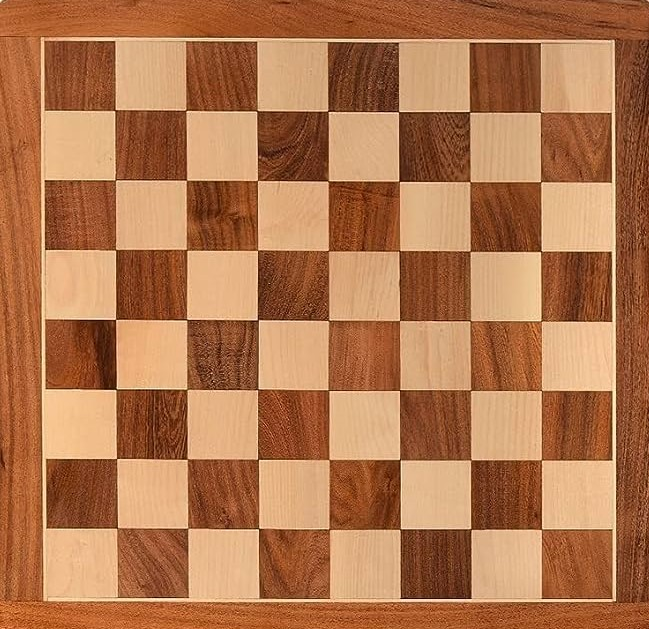
#> input picture Open_CV/Resources/flat_chess.jpg, 649 x 629 px
$ jupyter execute CorrenerDetection.ipynb   (shell and % lines are left out)
#> lines starting #> are read from the running program, lines starting #| are printed output that depends on the picture
[cell 1]
import cv2
import numpy as np
import matplotlib.pyplot as plt

[cell 2]
flat_chess = cv2.imread('Resources/flat_chess.jpg')
#> flat_chess is the input picture: shape (629, 649, 3); mean B, G, R 77.9, 117.8, 176.4
flat_chess = cv2.cvtColor(flat_chess, cv2.COLOR_BGR2RGB)

[cell 3]
plt.imshow(flat_chess)

[cell 4]
plt.imshow(flat_chess ,cmap='gray')

[cell 5]
flat_chess=cv2.cvtColor(flat_chess,cv2.COLOR_RGB2GRAY)
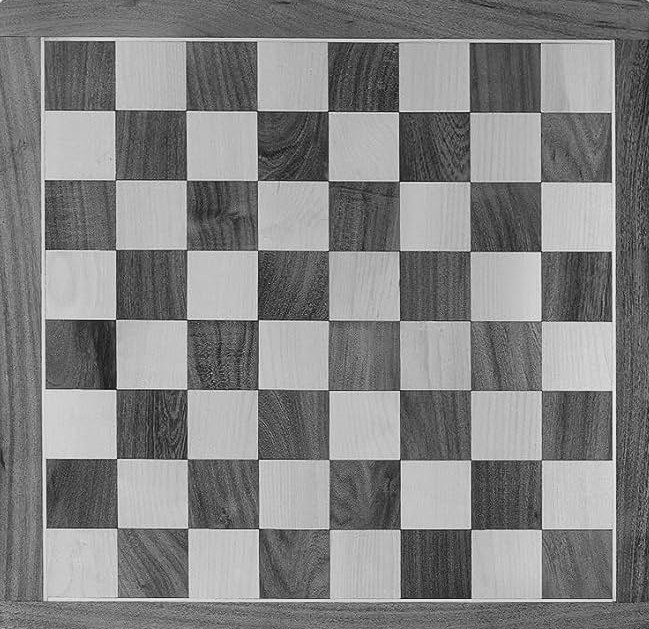
#> flat_chess: shape (629, 649); min 11, max 244, mean 130.8

[cell 6]
plt.imshow(flat_chess ,cmap='gray')

[cell 7]
import cv2
import numpy as np
import matplotlib.pyplot as plt

flat_chess = cv2.imread('Resources/flat_chess.jpg')
flat_chess = cv2.cvtColor(flat_chess, cv2.COLOR_BGR2RGB)

gray_flat_chess = cv2.cvtColor(flat_chess, cv2.COLOR_RGB2GRAY)
plt.imshow(gray_flat_chess ,cmap='gray')

[cell 8]
import cv2
import numpy as np
import matplotlib.pyplot as plt

flat_chess = cv2.imread('Resources/flat_chess.jpg')
flat_chess = cv2.cvtColor(flat_chess, cv2.COLOR_BGR2RGB)

gray_flat_chess = cv2.cvtColor(flat_chess, cv2.COLOR_RGB2GRAY)
plt.imshow(gray_flat_chess ,cmap='gray')

gray = np.float32(gray_flat_chess)
dst  = cv2.cornerHarris(src=gray ,blockSize=2,ksize=3,k=0.04)
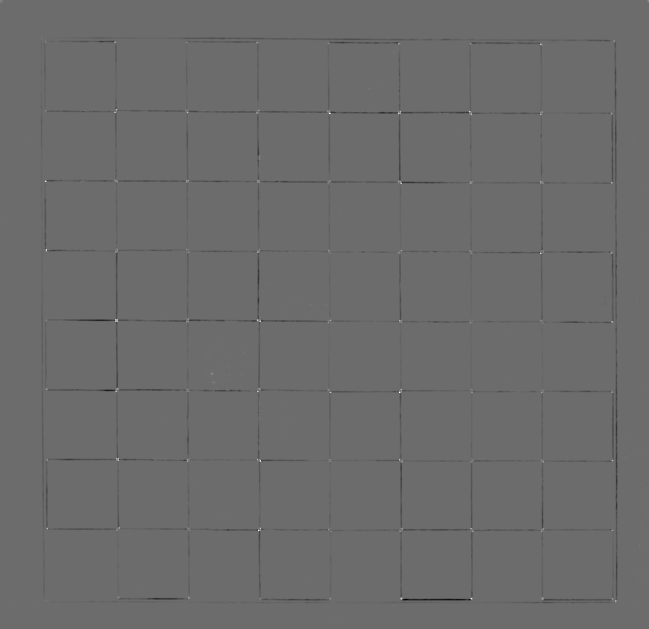
#> dst: shape (629, 649) float32; min -59916052, max 80959016, mean -349035.5; drawn with min black and max white
dst = cv2.dilate(dst,None)
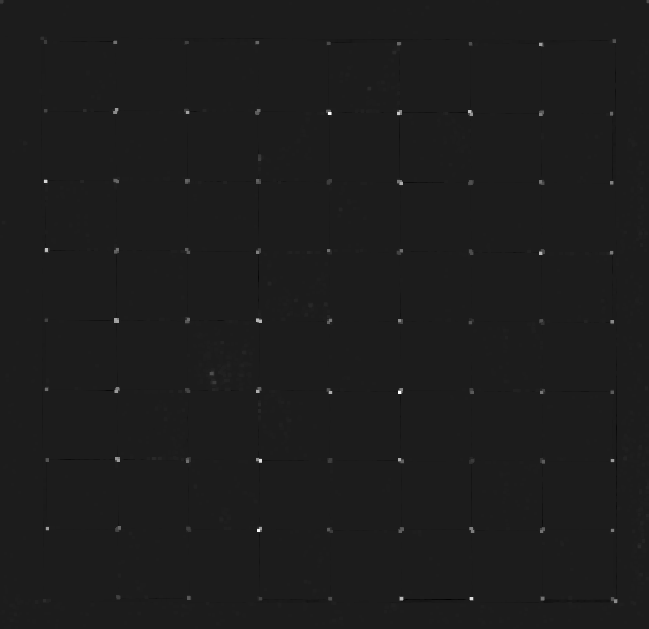
#> dst: shape (629, 649) float32; min -10115950, max 80959016, mean 144388.7; drawn with min black and max white
flat_chess[dst>0.01*dst.max()]=[255,0,0]
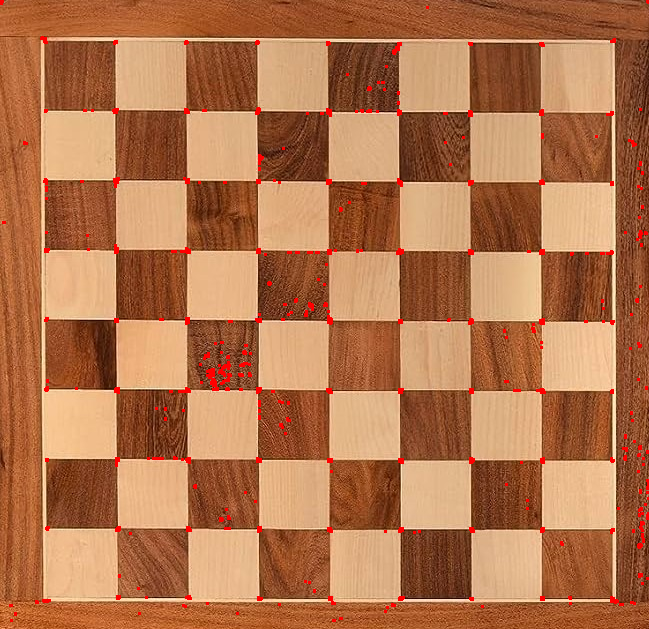
#> flat_chess: shape (629, 649, 3); mean R, G, B 177.8, 116.4, 77
plt.imshow(flat_chess)

[cell 9]
gray = np.float32(gray_flat_chess)
dst  = cv2.cornerHarris(src=gray ,blockSize=2,ksize=3,k=0.04)

[cell 10]
dst = cv2.dilate(dst,None)

[cell 11]
flat_chess[dst>0.01*dst.max()]=[255,0,0]

[cell 12]
plt.imshow(flat_chess)

[cell 13]
#cornerHarris method for correnr detection
import cv2
import numpy as np
import matplotlib.pyplot as plt

flat_chess = cv2.imread('Resources/flat.png')
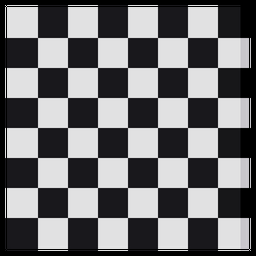
#> input picture Open_CV/Resources/flat.png, 256 x 256 px
#> flat_chess is the input picture: shape (256, 256, 3); mean B, G, R 114.2, 112, 112.5
flat_chess = cv2.cvtColor(flat_chess, cv2.COLOR_BGR2RGB)

gray_flat_chess = cv2.cvtColor(flat_chess, cv2.COLOR_RGB2GRAY)
plt.imshow(gray_flat_chess ,cmap='gray')

gray = np.float32(gray_flat_chess)
#> gray: shape (256, 256) float32
dst  = cv2.cornerHarris(src=gray ,blockSize=2,ksize=3,k=0.04)
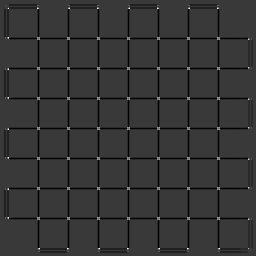
#> dst: shape (256, 256) float32; min -58694460, max 202014432, mean -3746058.5; drawn with min black and max white
dst = cv2.dilate(dst,None)
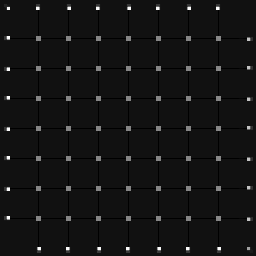
#> dst: shape (256, 256) float32; min -14559477, max 202014432, mean 2385069; drawn with min black and max white
flat_chess[dst>0.01*dst.max()]=[255,0,0]
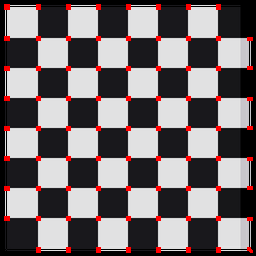
#> flat_chess: shape (256, 256, 3); mean R, G, B 117.3, 108.8, 110.9
plt.imshow(flat_chess)

[cell 14]
#shi-tomasi method for correnr detection
import cv2
import numpy as np
import matplotlib.pyplot as plt

flat_chess = cv2.imread('Resources/flat.png')
flat_chess = cv2.cvtColor(flat_chess, cv2.COLOR_BGR2RGB)

gray_flat_chess= cv2.cvtColor(flat_chess, cv2.COLOR_RGB2GRAY)
plt.imshow(gray_flat_chess ,cmap='gray')

#finding corner using shi-tomasi
corner = cv2.goodFeaturesToTrack(gray_flat_chess,100,0.04,10)
#> corner = 79 rows, first 8: [218, 217], [218, 188], [218, 157], [218, 128], [218, 97], [218, 68], [218, 37], [188, 218]

#convert conver arry value to integer
corner=np.int0(corner)

#marking on corner
for i in corner:
    x,y=i.ravel()
    cv2.circle(flat_chess,(x,y),3,(0,255,10),-1)
#> this loop made 79 passes
#> (x, y) on passes 1 to 12: (218, 217), (218, 188), (218, 157), (218, 128), (218, 97), (218, 68), (218, 37), (188, 218), (158, 218), (128, 218), (98, 218), (68, 218)
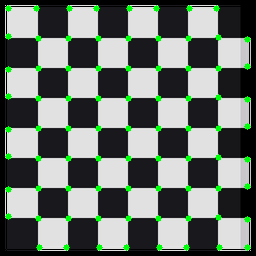
#> flat_chess: shape (256, 256, 3); mean R, G, B 107.8, 116.3, 109.9

#show final result
plt.imshow(flat_chess )

[cell 15]
#draw the chessbord  grid
import cv2
import numpy as np
import matplotlib.pyplot as plt

# Load the image
flat_chess = cv2.imread('Resources/flat.png')
flat_chess = cv2.cvtColor(flat_chess, cv2.COLOR_BGR2RGB)

# Convert to grayscale
gray_flat_chess = cv2.cvtColor(flat_chess, cv2.COLOR_RGB2GRAY)

# Define the size of the chessboard (rows and columns)
rows = 7
cols = 7

# Find the chessboard corners
ret, corners = cv2.findChessboardCorners(gray_flat_chess, (rows, cols), None)
#> ret = True; corners = 49 rows, first 8: [37.5, 37.5], [67.5, 37.5], [97.5, 37.5], [127.5, 37.5], [157.5, 37.5], [187.5, 37.5], [217.5, 37.5], [37.5, 67.5]

# Draw the grid on the image
if ret:
    cv2.drawChessboardCorners(flat_chess, (rows, cols), corners, ret)
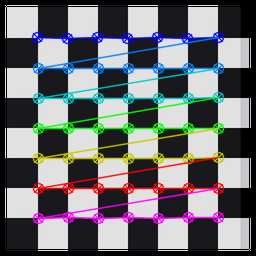
#> flat_chess: shape (256, 256, 3); mean R, G, B 110.7, 111.2, 114.7

# Display the image with the grid
plt.imshow(flat_chess)
plt.axis('off')  # Turn off axis labels
plt.show()
